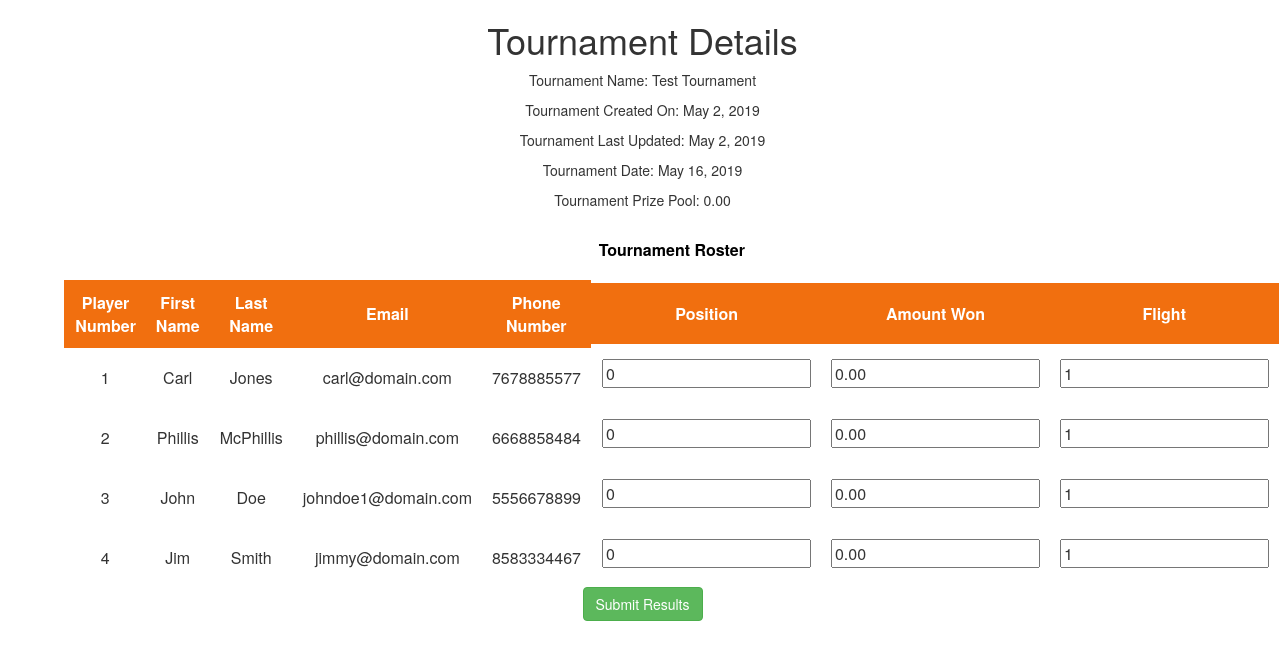
The page /tournament/tournamentResults/13 on the database its author committed.
### tournament/models.py (models this page shows, shortened)
class tournament (models.Model):
    user_choices = ((1,'active'), (2,'abandoned'), (3,'in_progress'), (4,'complete'))
    tournament_id = models.AutoField(primary_key = True)
    tournament_name = models.CharField(max_length = 50)
    shop = models.ForeignKey(proShop, related_name='shopTournament', on_delete=models.CASCADE)
    players = models.ManyToManyField(
        player,
        through='playerResults',
        through_fields=('tournament','player')
        )
    number_of_players = models.PositiveIntegerField(null=True, default=0)
    created_on = models.DateField(auto_now_add = True)
    last_updated = models.DateField(auto_now = True)
    tournament_date = models.DateField()
    prize_pool = models.DecimalField(max_digits=11,decimal_places=2, blank=True, null=True, default = 0.00)
    status = models.PositiveSmallIntegerField(
                  choices=user_choices,
                  default=1)
    def getTournamentFromID(id):
        return tournament.objects.filter(tournament_id = id)[0]

class playerResults (models.Model):
    tournament = models.ForeignKey(tournament, related_name = 'tournamentSet',on_delete=models.CASCADE)
    player = models.ForeignKey(player, related_name='tournamentPlayer', on_delete=models.CASCADE)
    amount_won = models.DecimalField(max_digits=11,decimal_places=2, blank=True, null=True, default = 0.00)
    position = models.PositiveIntegerField(blank=True, null=True, default = '0')
    flight = models.CharField(max_length = 25, default = '', blank=True)
    added_on = models.DateField(auto_now_add = True)
    class Meta:
        verbose_name_plural = 'playerResults'
    def getTournamentPlayers(tourn):
        return playerResults.objects.filter(tournament = tourn)

### users/models.py (models this page shows, shortened)
class player (models.Model):
    user = models.OneToOneField(CustomUser, related_name='userPlayer', on_delete=models.CASCADE, primary_key = True)
    address = models.CharField(max_length = 50)
    homeCourse = models.CharField(max_length = 50)
    insrt_timestamp = models.DateField(auto_now_add = True)
    chnge_timestamp = models.DateField(auto_now = True)

class CustomUser(AbstractUser):
    user_choices = ((1,'admin'), (2,'player'), (3,'shop'), (4,'buyer'))
    objects = CustomUserManager()
    userType = models.PositiveSmallIntegerField(
                  choices=user_choices,
                  default=1)
    phoneNumber = models.CharField(max_length = 10, null=True)

### tournament/views.py (the view)
# urls.py: path('tournamentResults/<id>', views.tournamentResults, name='tournamentResults'),
def tournamentResults(request, id):
    curTournament = tournament.getTournamentFromID(id)
    tournamentPlayers = playerResults.getTournamentPlayers(curTournament)
    if request.method == "POST":
        formSet=playerResultFormSet(request.POST,request.FILES)
        totalAmount = 0.00
        for form in formSet:
            if form.is_valid():
                curAmount = float(form.cleaned_data['amount_won'])
                totalAmount += curAmount
                form.save()
        print(totalAmount)
        getNextPage = tournament.balanceWinnings(curTournament,totalAmount)
        if getNextPage == "Exact":
            return redirect('finalizeResults', id=curTournament.tournament_id)
        elif getNextPage == "Over":
            return redirect('fundsOver', id=curTournament.tournament_id)
        else:
            return redirect('fundsUnder', id=curTournament.tournament_id)
    else:
        formSet = playerResultFormSet(queryset=tournamentPlayers)
        return render(request, 'tournaments/tournamentResults.html',{
            "curTournament" : curTournament,
            "tournamentPlayers" : tournamentPlayers,
            "forms":formSet,
        })

### templates/tournaments/tournamentResults.html (shortened to what this page needs)
{% load static %}
<link rel="stylesheet" href="https://maxcdn.bootstrapcdn.com/bootstrap/3.4.0/css/bootstrap.min.css">
<link rel="stylesheet" type="text/css" href="{% static 'tournament/confirm.css' %}">
<div class='tournDetails'>
    <h1>Tournament Details</h1>
        <p>Tournament Name: {{ curTournament.tournament_name }}</p>
        <p>Tournament Created On: {{ curTournament.created_on }}</p>
        <p>Tournament Last Updated: {{ curTournament.last_updated }}</p>
        <p>Tournament Date: {{ curTournament.tournament_date }}</p>
        <p>Tournament Prize Pool: {{ curTournament.prize_pool }}</p>
</div>
    <form method='post'>
            <table>
                <thead class='headerClass'>
                    <th colspan="3" class='headerClass'>Tournament Roster</th>
                </thead>
                <tbody>
                    <td class='innerTable'>
                        <table >
                            <thead>
                                    <th>Player Number</th>
                                    <th>First Name</th>
                                    <th>Last Name</th>
                                    <th>Email</th>
                                    <th>Phone Number</th>
                            </thead>
                            {% for player in tournamentPlayers %}
                            <tr class='rowData'>
                                <td>{{ forloop.counter }}</td>
                                <td>{{ player.player.user.first_name }}</td>
                                <td>{{ player.player.user.last_name }}</td>
                                <td>{{ player.player.user.email }}</td>
                                <td>{{ player.player.user.phoneNumber }}</td>
                            </tr>
                            {% endfor %}
                        </table>
                    </td>
                    <td class='innerTable'>
                        <table class="formTable">
                            <thead>
                                <th>Position</th>
                                <th>Amount Won</th>
                                <th>Flight</th>
                            </thead>
                            {% for form in forms %}
                            <tr class='rowData'>
                                <td>{{ form.position }}</td>
                                <td>{{ form.amount_won }}</td>
                                <td>{{ form.flight }}</td>
                            </tr>
                            {% endfor %}
                        </table>
                    </td>
                </tbody>
            </table>
        <button type='submit' class='btn btn-success'>Submit Results</button>
    </form>

### static/tournament/confirm.css (style rules this page uses)
table { margin:0 auto; }
td, tr, th { padding: 10px; text-align:center; }
th { text-align:center; border:none; }
thead { background-color:rgb(241,111,15); color:white; border:1px solid rgb(241,111,15); }
tr { height:60px; }
.innerTable { padding:0; margin:0; }
.headerClass { background-color:transparent; border:none; color:black }

### rows shown on the page
tournament: tournament_name "Test Tournament", created_on "May 2, 2019", last_updated "May 2, 2019", tournament_date "May 16, 2019", prize_pool "0.00"
playerResults: player.user.first_name "Carl", player.user.last_name "Jones", player.user.email "carl@domain.com", player.user.phoneNumber "7678885577"
playerResults: player.user.first_name "Phillis", player.user.last_name "McPhillis", player.user.email "phillis@domain.com", player.user.phoneNumber "6668858484"
playerResults: player.user.first_name "John", player.user.last_name "Doe", player.user.email "johndoe1@domain.com", player.user.phoneNumber "5556678899"
playerResults: player.user.first_name "Jim", player.user.last_name "Smith", player.user.email "jimmy@domain.com", player.user.phoneNumber "8583334467"
